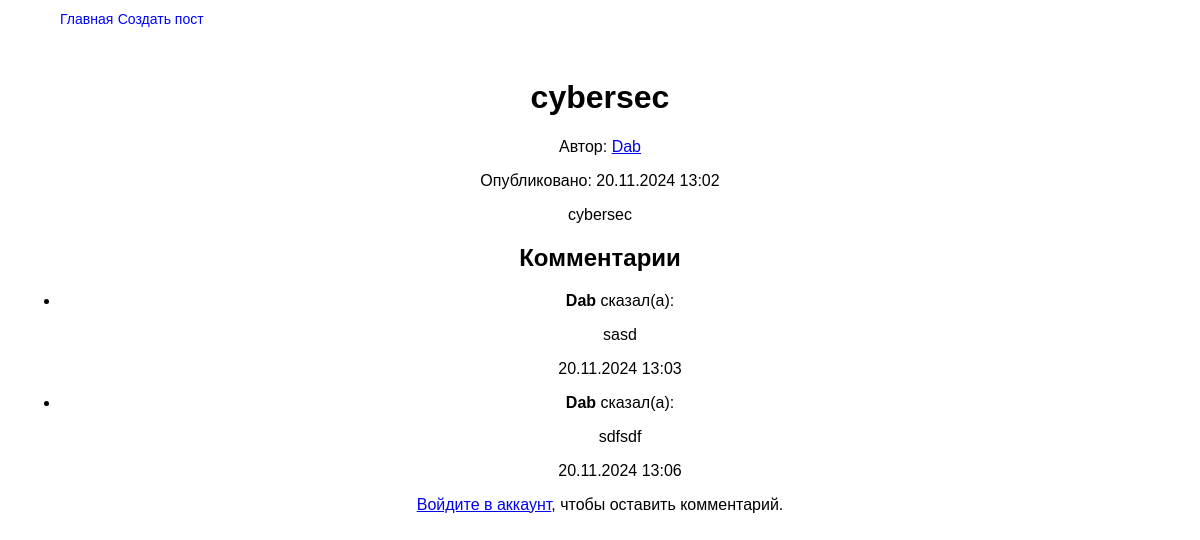
Page /post/cybersec/ on the committed database.
### blog/models.py (models this page shows, shortened)
class Post(models.Model):
    title = models.CharField(max_length=255)
    slug = models.SlugField(max_length=255, unique=True, db_index=True, verbose_name='URL')
    content = models.TextField()
    author = models.ForeignKey(User, on_delete=models.CASCADE, related_name='posts')
    created_at = models.DateTimeField(auto_now_add=True)
    updated_at = models.DateTimeField(auto_now=True)
    is_public = models.BooleanField(default=True)  # Публичный или скрытый пост
    is_visible_on_request = models.BooleanField(default=False)  # Скрытый пост (по запросу)
    tags = models.ManyToManyField('Tag', related_name='posts', blank=True)  # Теги для постов
    class Meta:
        verbose_name = 'Посты'
        verbose_name_plural = verbose_name

class Comment(models.Model):
    post = models.ForeignKey(Post, on_delete=models.CASCADE, related_name='comments')
    user = models.ForeignKey(User, on_delete=models.CASCADE)
    content = models.TextField()
    created_at = models.DateTimeField(auto_now_add=True)
    class Meta:
        verbose_name = 'Комментарии'
        verbose_name_plural = verbose_name

### blog/views.py (the view)
# urls.py: path('post/<slug:slug>/', post_detail, name='post-detail'),
def post_detail(request, slug):
    post = get_object_or_404(Post, slug=slug)
    comments = post.comments.all()
    if request.method == 'POST':
        if not request.user.is_authenticated:
            messages.error(request, "Войдите, чтобы оставить комментарий.")
            return redirect('login')
        comment_form = CommentForm(request.POST)
        if comment_form.is_valid():
            comment = comment_form.save(commit=False)
            comment.post = post
            comment.user = request.user
            comment.save()
            messages.success(request, "Комментарий успешно добавлен.")
            return redirect('post-detail', slug=slug)
    else:
        comment_form = CommentForm()
    return render(request, 'blog/post_detail.html', {
        'post': post,
        'comments': comments,
        'comment_form': comment_form
    })

### blog/templates/blog/post_detail.html (shortened to what this page needs)
{% extends 'blog/base.html' %}
{% block content %}
<div class="post-detail">
    <h1>{{ post.title }}</h1>
    <p>Автор: <a href="{% url 'profile' post.author.username %}">{{ post.author.username }}</a></p>
    <p>Опубликовано: {{ post.created_at|date:"d.m.Y H:i" }}</p>
    <div class="post-content">
        {{ post.content }}
    </div>
    <h2>Комментарии</h2>
    {% if comments %}
        <ul>
            {% for comment in comments %}
                <li>
                    <p><strong>{{ comment.user.username }}</strong> сказал(а):</p>
                    <p>{{ comment.content }}</p>
                    <p class="comment-date">{{ comment.created_at|date:"d.m.Y H:i" }}</p>
                </li>
            {% endfor %}
        </ul>
    {% else %}
        <p>Пока комментариев нет. Будьте первым!</p>
    {% endif %}
    {% if request.user.is_authenticated %}
        <h3>Оставить комментарий</h3>
        <form method="POST">
            {% csrf_token %}
            {{ comment_form.as_p }}
            <button type="submit" class="btn btn-primary">Отправить</button>
        </form>
    {% else %}
        <p><a href="{% url 'login' %}">Войдите в аккаунт</a>, чтобы оставить комментарий.</p>
    {% endif %}
</div>
{% endblock %}

### blog/static/css/style.css (style rules this page uses)
html, body { margin: 0; padding: 0; font-family: 'Arial', sans-serif; height: 111vh; display: flex; flex-direction: column; }

### rows in the picture
Post: title "cybersec", author.username "Dab", created_at "20.11.2024 13:02", content "cybersec"
Comment: user.username "Dab", content "sasd", created_at "20.11.2024 13:03"
Comment: user.username "Dab", content "sdfsdf", created_at "20.11.2024 13:06"
